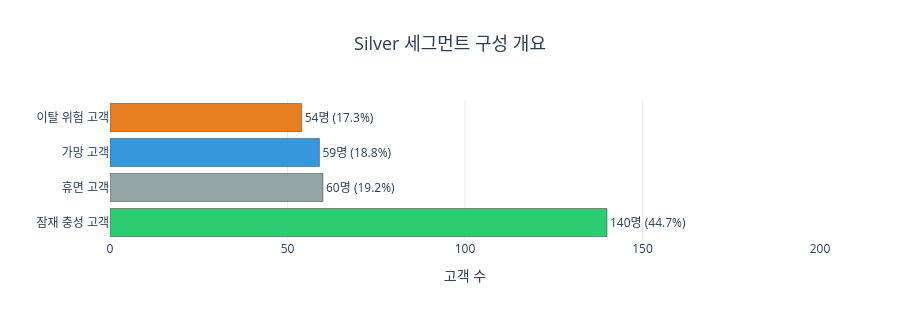

The notebook cell this image was saved under:
### Code cell
fig = go.Figure()

# 놓치면 안될 고객의 수가 1명 밖에 없기 때문에 시각화에서 제외
for _, row in seg_overview[seg_overview['세그먼트'] != '놓치면 안될 고객'].iterrows():
    seg = row['세그먼트']
    fig.add_trace(go.Bar(
        x=[row['고객수']],
        y=[seg],
        orientation='h',
        marker=dict(color=seg_color.get(seg, '#cccccc'), line=dict(color='#2c3e50', width=0.5)),
        text=[f"{row['고객수']}명 ({row['고객수']/313*100:.1f}%)"],  # 놓치면 안될 고객 1명 제외
        textposition='outside',
        showlegend=False,
    ))

fig.update_layout(
    title=dict(
        text='Silver 세그먼트 구성 개요<br>',
        x=0.5, xanchor='center', font=dict(size=18, color='#2c3e50')
    ),
    plot_bgcolor='white',
    xaxis=dict(title='고객 수', range=[0, 200], gridcolor='#ececec'),
    yaxis=dict(title=''),
    height=320,
)
fig.show()

### Figure 1 — Plotly figure (JSON) as saved in the notebook; plotly's stock layout.template omitted (floating-point values rounded to 4 significant figures)
{"data": [{"marker": {"color": "#2ecc71", "line": {"color": "#2c3e50", "width": 0.5}}, "orientation": "h", "showlegend": false, "text": ["140명 (44.7%)"], "textposition": "outside", "type": "bar", "x": [140], "y": ["잠재 충성 고객"]}, {"marker": {"color": "#95a5a6", "line": {"color": "#2c3e50", "width": 0.5}}, "orientation": "h", "showlegend": false, "text": ["60명 (19.2%)"], "textposition": "outside", "type": "bar", "x": [60], "y": ["휴면 고객"]}, {"marker": {"color": "#3498db", "line": {"color": "#2c3e50", "width": 0.5}}, "orientation": "h", "showlegend": false, "text": ["59명 (18.8%)"], "textposition": "outside", "type": "bar", "x": [59], "y": ["가망 고객"]}, {"marker": {"color": "#e67e22", "line": {"color": "#2c3e50", "width": 0.5}}, "orientation": "h", "showlegend": false, "text": ["54명 (17.3%)"], "textposition": "outside", "type": "bar", "x": [54], "y": ["이탈 위험 고객"]}], "layout": {"height": 320, "plot_bgcolor": "white", "title": {"font": {"color": "#2c3e50", "size": 18}, "text": "Silver 세그먼트 구성 개요<br>", "x": 0.5, "xanchor": "center"}, "xaxis": {"gridcolor": "#ececec", "range": [0, 200], "title": {"text": "고객 수"}}, "yaxis": {"title": {"text": ""}}}}
